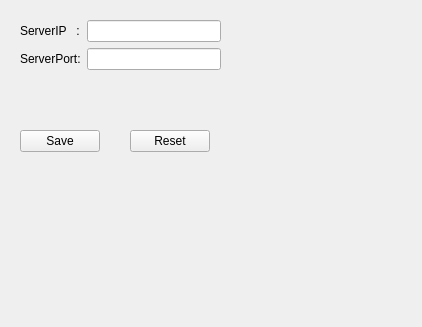
<?xml version="1.0" encoding="UTF-8"?>
<ui version="4.0">
 <class>Config</class>
 <widget class="QWidget" name="Config">
  <property name="geometry">
   <rect>
    <x>0</x>
    <y>0</y>
    <width>422</width>
    <height>327</height>
   </rect>
  </property>
  <property name="windowTitle">
   <string>Form</string>
  </property>
  <widget class="QPushButton" name="saveBt">
   <property name="geometry">
    <rect>
     <x>20</x>
     <y>130</y>
     <width>80</width>
     <height>22</height>
    </rect>
   </property>
   <property name="text">
    <string>Save</string>
   </property>
  </widget>
  <widget class="QPushButton" name="resetBt">
   <property name="geometry">
    <rect>
     <x>130</x>
     <y>130</y>
     <width>80</width>
     <height>22</height>
    </rect>
   </property>
   <property name="text">
    <string>Reset</string>
   </property>
  </widget>
  <widget class="QWidget" name="layoutWidget">
   <property name="geometry">
    <rect>
     <x>20</x>
     <y>20</y>
     <width>201</width>
     <height>52</height>
    </rect>
   </property>
   <layout class="QFormLayout" name="formLayout">
    <item row="0" column="0">
     <widget class="QLabel" name="label">
      <property name="text">
       <string>ServerIP   :</string>
      </property>
     </widget>
    </item>
    <item row="0" column="1">
     <widget class="QLineEdit" name="m_serverIP"/>
    </item>
    <item row="1" column="0">
     <widget class="QLabel" name="label_2">
      <property name="text">
       <string>ServerPort:</string>
      </property>
     </widget>
    </item>
    <item row="1" column="1">
     <widget class="QLineEdit" name="m_serverPort"/>
    </item>
   </layout>
  </widget>
 </widget>
 <resources/>
 <connections/>
</ui>
